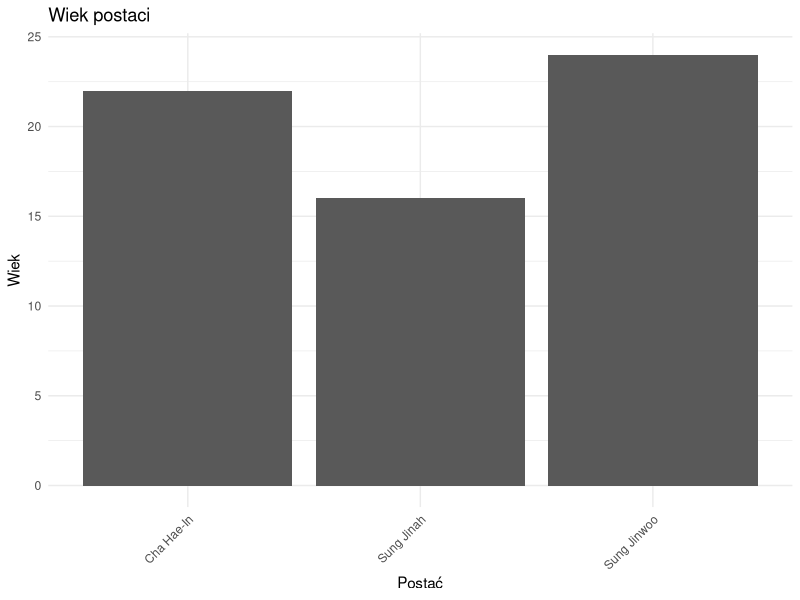

Generate this figure with R:
## ---- chunk 1
knitr::opts_chunk$set(echo = TRUE)
## ---- chunk 2
library(ggplot2)

# Dane
df <- data.frame(
  postac = c("Sung Jinwoo", "Sung Jinah", "Cha Hae-In"),
  wiek = c(24, 16, 22 )
)

# Wykres
ggplot(df, aes(x = postac, y = wiek)) +
  geom_col() +
  scale_fill_manual(values = c(
    "Sung Jinwoo" = "#41106E",
    "Sung Jinah"  = "#2D7AAD",
    "Cha Hae-In"  = "#66160A"
  )) +
  labs(
    title = "Wiek postaci",
    x = "Postać",
    y = "Wiek"
  ) +
  theme_minimal() +
  theme(axis.text.x = element_text(angle = 45, hjust = 1))
